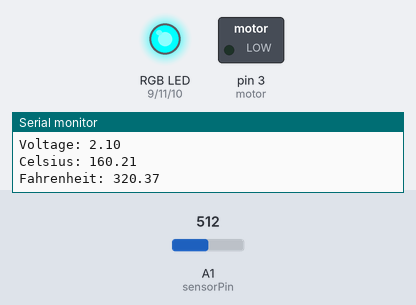
Recording of a sketch running on a simulated Arduino Uno, built with avr-gcc and run on an emulated ATmega328P. On the bench: switched loads named in the sketch (green lamp = pin HIGH), an RGB LED mixed from three pins (HIGH = lit), the last lines printed to the serial monitor. Dashed ring = blinking. The test bench sets the inputs (shaded band); at power-on: A1 (sensorPin) = 512.

Above: at 2.3 s.
2.4 s: A1 (sensorPin) set to 205
5.9 s: A1 (sensorPin) set to 177
At 7.0 s:
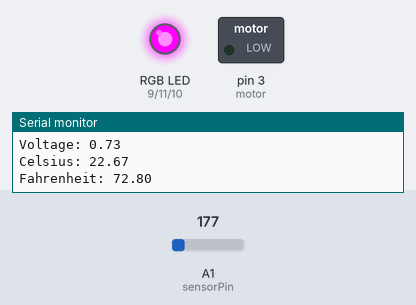
8.0 s: A1 (sensorPin) set to 122
At 8.7 s:
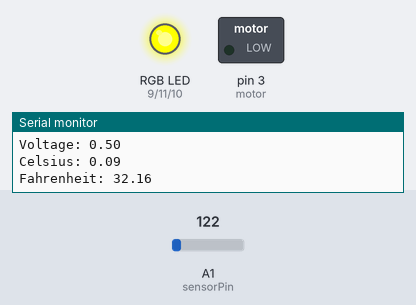
10.1 s: A1 (sensorPin) set to 306
At 11.4 s:
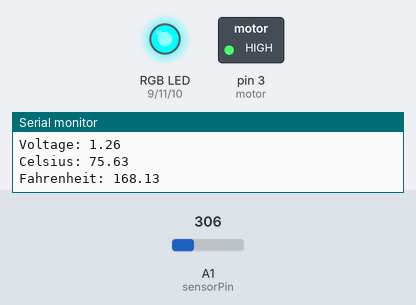
15.1 s: A1 (sensorPin) set to 0
At 15.9 s:
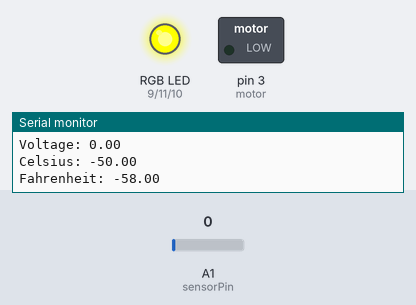
Timing chart, 0 to 18.1 s (numbered marks = the images above; inputs shaded):
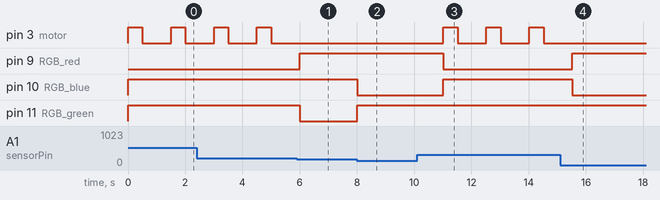

Measured:
- the behaviour switches between 187 and 186 on A1 (sensorPin) (found by bisection; images 0 and 1)
- after the input at 5.9 s, pin 3 (motor): stays LOW (without the input it goes to HIGH after 0.11 s); pin 9 (RGB_red): LOW → HIGH after 0.11 s; pin 11 (RGB_green): HIGH → LOW after 0.11 s
- after the input at 8.0 s, pin 10 (RGB_blue): HIGH → LOW at once; pin 11 (RGB_green): LOW → HIGH at once
- after the input at 10.1 s, pin 3 (motor): alternates HIGH for 0.50 s and LOW for 1.0 s, starting after 0.92 s; pin 9 (RGB_red): HIGH → LOW after 0.92 s; pin 10 (RGB_blue): LOW → HIGH after 0.92 s
- after the input at 15.1 s, pin 3 (motor): stops changing and stays LOW; pin 9 (RGB_red): LOW → HIGH after 0.42 s; pin 10 (RGB_blue): HIGH → LOW after 0.42 s
- by itself, pin 3 (motor): alternates HIGH for 0.50 s and LOW for 1.0 s

The sketch:

ThermalAlert.ino
```cpp
// (licence header left out)
 // Set hot and cold threshold variables to check against. If the temperature reading is above
 // this number in degrees Fahrenheit, we'll turn different LEDs on
 float hotAlert = 80.0;  // 80 degrees Fahrenheit
 float coldAlert = 70.0; // 70 degrees Fahrenheit

// Temperature sensor is connected to A1
 int sensorPin = A1;

// The LEDs in the tri-color LED
int RGB_red = 9;
int RGB_green = 11;
int RGB_blue = 10;

// The vibe board
int motor = 3;

void setup()
{
  // Set the temperature sensor pin as an INPUT:
  pinMode(sensorPin, INPUT);

// Make all of our LED pins outputs:

pinMode(RGB_red, OUTPUT);
pinMode(RGB_green, OUTPUT);
pinMode(RGB_blue, OUTPUT);

pinMode(motor, OUTPUT);

  // Initialize Serial, set the baud rate to 9600 bps.
  Serial.begin(9600);
}

void loop()
{
  // Variable to store raw temperature
  long rawTemp;

  // Variable to store voltage calculation
  float voltage;

  // Variable to store Fahrenheit value
  float fahrenheit;

  // Variable to store Celsius value
  float celsius;

  // Read the raw 0-1023 value of temperature into a variable.
  rawTemp = analogRead(sensorPin);

  // Calculate the voltage, based on that value.
  // Multiply by maximum voltage (4.2V for USB power) and divide by maximum ADC value (1023).
  voltage = rawTemp * (4.2 / 1023.0);
  Serial.print("Voltage: "); // Print voltage reading to serial monitor
  Serial.println(voltage);

  // Calculate the celsius temperature, based on that voltage..
  celsius = (voltage - 0.5) * 100;
  Serial.print("Celsius: "); // Print celcius temp to serial monitor
  Serial.println(celsius);

  // Use a common equation to convert celsius to Fahrenheit. F = C*9/5 + 32.
  fahrenheit = (celsius * 9.0 / 5.0) + 32.0;
  Serial.print("Fahrenheit: "); // Print Fahrenheit temp to serial monitor
  Serial.println(fahrenheit);
  // Print a blank line
  Serial.println();

  // Check the temperature, and turn on the LEDs associated with the hot or cold thresholds
  if (fahrenheit >= hotAlert) // If the temperature rises above the hot threshold:
  {
    digitalWrite(RGB_red, LOW);    // Turn the red LED on
    digitalWrite(RGB_green, HIGH); // Turn the green LED off
    digitalWrite(RGB_blue, HIGH);  // Turn the blue LED off
    digitalWrite(motor, HIGH);     // Turn the motor on to shake as an extra alert
    delay(500);                    // Wait 1/2 second
    digitalWrite(motor, LOW);      // Then turn the motor off
  }
  else if (fahrenheit < coldAlert) // If the temperature falls below the cold threshold:
  {
    digitalWrite(RGB_red, HIGH);   // Turn the red LED off
    digitalWrite(RGB_green, HIGH); // Turn the green LED off
    digitalWrite(RGB_blue, LOW);   // Turn the blue LED on
  }
  else // For all other temperature readings (between hot and cold):
  {
    digitalWrite(RGB_red, HIGH);  // Turn the red LED off
    digitalWrite(RGB_green, LOW); // Turn the green LED on
    digitalWrite(RGB_blue, HIGH); // Turn the blue LED off
  }

  // Wait 1 second between readings
  delay(1000);
}
```
